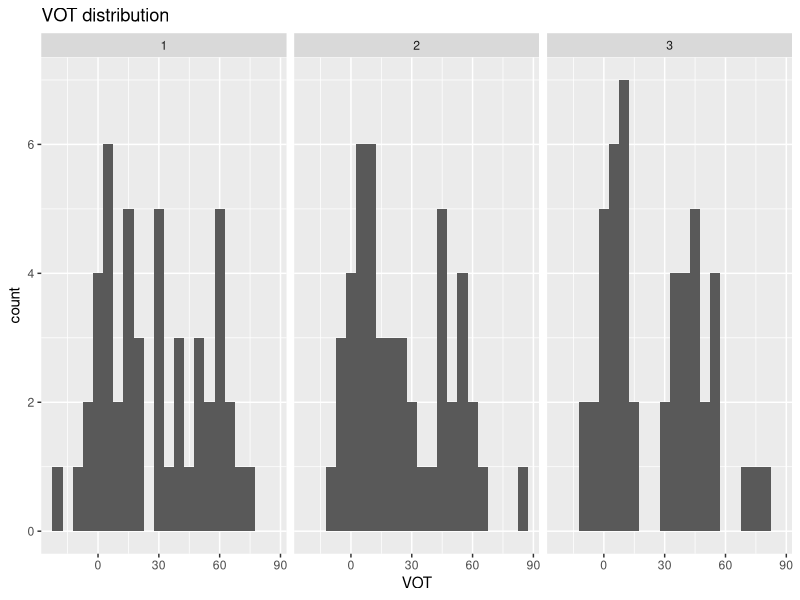

The R source for this figure: (Note: this script raises an error after producing the figure.)
## ---- chunk 1
library(dplyr)
library(tidyr)
library(ggplot2)
library(readr)
library(magrittr)
## ---- chunk 2

test.vot <- c(-5, 5, 15, 25, 30, 35, 40, 45, 50, 55, 65, 70)
word.list <- c("dill", "dip", "din")

s.test <- crossing(
  VOT  = test.vot,
  word = word.list,
  rep      = 1:2
) %>%
  mutate(
    # grouping realized through match (), every 4 consecutive VOTs share a quartet number, very clever algebra
    quartet = ((match(VOT, test.vot) - 1) %/% 4) + 1, 
    # convert word to integer
    wp.idx  = match(word, word.list),   
    # Latin-square assignmen
    block   = ((quartet + wp.idx - 2) %% 3) + 1 + 3 * (rep - 1)
  ) %>%
  select(VOT, word, block) 

# sanity check
s.test %>%
  group_by(block) %>%
  summarise(
    n.trials   = n(),
    n.VOTs     = n_distinct(VOT),
    n.dill      = sum(word == "dill")
  )


## ---- chunk 3

exposure.vot <- seq(-20, 125, 5)

# condition 1
m.d.c1 = 5
sd.d.c1 = 8.94
m.t.c1 = 50
sd.t.c1 = 16.4

get.48tokens.from.vot <- function(m.d, sd.d, m.t, sd.t, seed) {
  set.seed(seed)
  weights.d <- dnorm(exposure.vot, mean = m.d, sd = sd.d)
  weights.t <- dnorm(exposure.vot, mean = m.t, sd = sd.t)
  sample.d <- sample(exposure.vot, size = 24, replace = TRUE, prob = weights.d)
  sample.t <- sample(exposure.vot, size = 24, replace = TRUE, prob = weights.t)
  tibble(VOT    = c(sample.d, sample.t),
    center = rep(c("d", "t"), each = 24))
}

get.3exposures.for.each.cond <- function(m.d, sd.d, m.t, sd.t,
                                         seed1 = 1, seed2 = 2, seed3 = 3) {
  t1 <- get.48tokens.from.vot(m.d, sd.d, m.t, sd.t, seed1) %>% mutate(block = 1)
  t2 <- get.48tokens.from.vot(m.d, sd.d, m.t, sd.t, seed2) %>% mutate(block = 2)
  t3 <- get.48tokens.from.vot(m.d, sd.d, m.t, sd.t, seed3) %>% mutate(block = 3)
  bind_rows(t1, t2, t3)
}

catch.trials <- tibble(
  block = rep(1:3, each = 6),
  VOT = NA_real_,
  center = rep(c("left", "left", "left", "right", "right", "right"), times = 3),
  condition = "c1",
  label = rep(c(0, 1, 0, 1, 0, 1), times = 3)
) %>%
  mutate(word = center)

# tokens.c1 <- get.3exposures.for.each.cond(m.d.c1, sd.d.c1, m.t.c1, sd.t.c1) %>% mutate(condition = "c1") %>%
#   # counterbalance label and word pair
#   group_by(block, center) %>%
#   mutate(label = sample(rep(c(0, 1), each = 12))) %>%
#   group_by(block, center, label) %>%
#   mutate(word = sample(rep(c("dill", "dip", "din"), each = 4))) %>%
#   ungroup()

assign.label.word.to.cond <- function(m.d, sd.d, m.t, sd.t, cond.label,
                                       seed1 = 1, seed2 = 2, seed3 = 3) {
  get.3exposures.for.each.cond(m.d, sd.d, m.t, sd.t, seed1, seed2, seed3) %>%
    mutate(condition = cond.label) %>%
    group_by(block, center) %>%
    mutate(label = sample(rep(c(0, 1), each = 12))) %>%
    group_by(block, center, label) %>%
    mutate(word = sample(rep(c("dill", "dip", "din"), each = 4))) %>%
    ungroup()
}

# practice, break
practice.break <- tibble(
  display = c("instructions", "practice", "practice", "practice", "practice", "practice","preparation buffer", "break1", "break2", "break3", "break4", "final reminder"),
  word = "",
  stim = c("", "din_-15.wav", "dill_+110.wav", "dip_+105.wav", "dill_+115.wav", "din_+130.wav","","", "", "", "", "")
)

break1 <- filter(practice.break, display == "break1")
break2 <- filter(practice.break, display == "break2")
break3 <- filter(practice.break, display == "break3")
break4 <- filter(practice.break, display == "break4")
header <- filter(practice.break, display %in% c("instructions", "practice", "preparation buffer"))
foot <-  filter(practice.break, display %in% c("final reminder"))

latin.square <- function(n) {
  outer(1:n, 1:n, function(i, j) ((i + j - 2) %% n) + 1)
}
testLS     <- latin.square(6)[1:4, ]
exposureLS <- latin.square(3)

# need sanity check
sheet_stage_order <- function(test_idx, exposure_idx) {
  t_perm <- testLS[test_idx, ]
  e_perm <- exposureLS[exposure_idx, ]
  stage_seq <- c(
    paste0("test",     t_perm[1]),
    paste0("exposure", e_perm[1]),
    paste0("test",     t_perm[2]),
    paste0("exposure", e_perm[2]),
    paste0("test",     t_perm[3]),
    paste0("exposure", e_perm[3]),
    paste0("test",     t_perm[4]),
    paste0("test",     t_perm[5]),
    paste0("test",     t_perm[6])
  )
  match(s.c1$stage, stage_seq)   # returns 1..9 for each row
}

## ---- chunk 4
#add catch trials
tokens.c1 <-assign.label.word.to.cond(m.d.c1, sd.d.c1, m.t.c1, sd.t.c1, "c1")
s.c1.exposure <- bind_rows(tokens.c1, catch.trials)
s.c1.exposure %<>% mutate(session = "exposure")
s.test %<>% mutate(session = "test")

s.c1 <- bind_rows(s.c1.exposure, s.test)%>%
  arrange(block, session, VOT)%>%
  mutate(
    stage = paste0(session, block), 
    randomized_trial = paste0(session, block), 
    progress_bar = 234,
    display = "phonetic categorization",
    stim = case_when( VOT < 0    ~ paste0(word, "_",  VOT, ".wav"), VOT >= 0   ~ paste0(word, "_+", VOT, ".wav"), TRUE ~ paste0(word, ".mp3"))
)

# s.c1.addbreak <- bind_rows(
#   header,
#   s.c1[1:68, ],
#   break1,
#   s.c1[69:128, ],
#   break2,
#   s.c1[129:188, ],
#   break3,
#   s.c1[189:nrow(s.c1), ],
#   break4,
#   foot
# )

# sanity check the distribution of VOT within s.c1 exposure group 
ggplot(s.c1.exposure, aes(x = VOT)) +
  geom_histogram(binwidth = 5) +
  facet_wrap(~block) +
  labs(title = "VOT distribution", x = "VOT", y = "count")



## ---- chunk 5

s.c1.sheet <- s.c1 %>%
  mutate(
    sheet1  = sheet_stage_order(1, 1),
    sheet2  = sheet_stage_order(1, 2),
    sheet3  = sheet_stage_order(1, 3),
    sheet4  = sheet_stage_order(2, 1),
    sheet5  = sheet_stage_order(2, 2),
    sheet6  = sheet_stage_order(2, 3),
    sheet7  = sheet_stage_order(3, 1),
    sheet8  = sheet_stage_order(3, 2),
    sheet9  = sheet_stage_order(3, 3),
    sheet10 = sheet_stage_order(4, 1),
    sheet11 = sheet_stage_order(4, 2),
    sheet12 = sheet_stage_order(4, 3)
  )

#####  left for d, output 12csv

write.csv  <- function(condition, csv, left, right){
  sheet_col <- paste0("sheet", i)
  filename  <- paste0("/Users/nwang40/Documents/Gitrepo/Spanish-DL/exp1/s_", condition, "_left", left, "_sheet", i, ".csv")
   trials    <- csv %>% 
    arrange(.data[[sheet_col]]) %>% 
    select(-starts_with("sheet"))
  bind_rows(
    header,
    slice(trials,   1:60),  break1,
    slice(trials,  61:120), break2,
    slice(trials, 121:180), break3,
    slice(trials, 181:nrow(trials)), break4,
    foot
  ) %>%
    mutate(left = left, right = right,
    word_display = case_when( label == 1 & left == "d" ~ paste0(word, "_leftd.jpeg"), label == 1 & left == "t" ~ paste0(word, "_leftt.jpeg"), TRUE ~ "blank.jpeg") )%>%
    write_csv(filename, na = "")
}


# t, d 12 sheets separately
for (i in 1:12){
  write.csv("c1", s.c1.sheet, "d", "t")
  write.csv("c1", s.c1.sheet, "t", "d")
}


# for (i in 1:12) {
#   sheet_col <- paste0("sheet", i)
#   filename  <- paste0("/Users/nwang40/Documents/Gitrepo/Spanish-DL/exp1/s_c1_leftd_sheet", i, ".csv")
#   trials    <- s.c1.sheet %>% 
#     arrange(.data[[sheet_col]]) %>% 
#     select(-starts_with("sheet"))
#   bind_rows(
#     header,
#     slice(trials,   1:60),  break1,
#     slice(trials,  61:120), break2,
#     slice(trials, 121:180), break3,
#     slice(trials, 181:nrow(trials)), break4,
#     foot
#   ) %>%
#     mutate(left = "d", right = "t",
#     word_display = case_when( label == 1 & left == "d" ~ paste0(word, "_leftd.jpeg"), label == 1 & left == "t" ~ paste0(word, "_leftt.jpeg"), TRUE ~ "blank.jpeg") )%>%
#     write_csv(filename, na = "")
# }



## ---- chunk 6
# condition 2 and 3
m.d.c2 = m.d.c1 + 10
m.t.c2 = m.t.c1 + 10

tokens.c2 <-assign.label.word.to.cond(m.d.c2, sd.d.c1, m.t.c2, m.t.c1, "c2")
s.c2.exposure <- bind_rows(tokens.c2, catch.trials)
s.c2.exposure %<>% mutate(session = "exposure")
s.c2 <- bind_rows(s.c2.exposure, s.test)%>%
  arrange(block, session, VOT)%>%
  mutate(stage = paste0(session, block), randomized_trial = paste0(session, block), stim = case_when( VOT < 0    ~ paste0(word, "_",  VOT, ".wav"), VOT >= 0   ~ paste0(word, "_+", VOT, ".wav")))

s.c2.sheet <- s.c2 %>%
  mutate(
    sheet1  = sheet_stage_order(1, 1),
    sheet2  = sheet_stage_order(1, 2),
    sheet3  = sheet_stage_order(1, 3),
    sheet4  = sheet_stage_order(2, 1),
    sheet5  = sheet_stage_order(2, 2),
    sheet6  = sheet_stage_order(2, 3),
    sheet7  = sheet_stage_order(3, 1),
    sheet8  = sheet_stage_order(3, 2),
    sheet9  = sheet_stage_order(3, 3),
    sheet10 = sheet_stage_order(4, 1),
    sheet11 = sheet_stage_order(4, 2),
    sheet12 = sheet_stage_order(4, 3)
  )

#####  output 12csv for t d separately

for (i in 1:12){
  write.csv("c2", s.c2.sheet, "d", "t")
  write.csv("c2", s.c2.sheet, "t", "d")
}


## ---- chunk 7
# condition 2 and 3
m.d.c3 = m.d.c1 + 40
m.t.c3 = m.t.c1 + 40

tokens.c3 <-assign.label.word.to.cond(m.d.c3, sd.d.c1, m.t.c3, m.t.c2, "c2")
s.c3.exposure <- bind_rows(tokens.c3, catch.trials)
s.c3.exposure %<>% mutate(session = "exposure")
s.c3 <- bind_rows(s.c3.exposure, s.test)%>%
  arrange(block, session, VOT)%>%
  mutate(stage = paste0(session, block), randomized_trial = paste0(session, block),stim = case_when( VOT < 0    ~ paste0(word, "_",  VOT, ".wav"), VOT >= 0   ~ paste0(word, "_+", VOT, ".wav")))

s.c3.sheet <- s.c3 %>%
  mutate(
    sheet1  = sheet_stage_order(1, 1),
    sheet2  = sheet_stage_order(1, 2),
    sheet3  = sheet_stage_order(1, 3),
    sheet4  = sheet_stage_order(2, 1),
    sheet5  = sheet_stage_order(2, 2),
    sheet6  = sheet_stage_order(2, 3),
    sheet7  = sheet_stage_order(3, 1),
    sheet8  = sheet_stage_order(3, 2),
    sheet9  = sheet_stage_order(3, 3),
    sheet10 = sheet_stage_order(4, 1),
    sheet11 = sheet_stage_order(4, 2),
    sheet12 = sheet_stage_order(4, 3)
  )

#####  left for d, output 12csv
for (i in 1:12){
  write.csv("c3", s.c3.sheet, "d", "t")
  write.csv("c3", s.c3.sheet, "t", "d")
}
